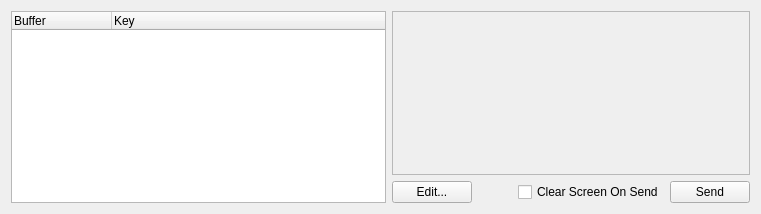
                <widget class="QWidget" name="Buffers_Tab">
                 <attribute name="title">
                  <string>Buffers</string>
                 </attribute>
                 <layout class="QHBoxLayout" name="horizontalLayout_20">
                  <item>
                   <widget class="QTreeWidget" name="treeWidget_Buffer_BufferList">
                    <property name="sizePolicy">
                     <sizepolicy hsizetype="Preferred" vsizetype="Expanding">
                      <horstretch>0</horstretch>
                      <verstretch>0</verstretch>
                     </sizepolicy>
                    </property>
                    <property name="minimumSize">
                     <size>
                      <width>375</width>
                      <height>0</height>
                     </size>
                    </property>
                    <column>
                     <property name="text">
                      <string>Buffer</string>
                     </property>
                    </column>
                    <column>
                     <property name="text">
                      <string>Key</string>
                     </property>
                    </column>
                   </widget>
                  </item>
                  <item>
                   <widget class="QWidget" name="widget_12" native="true">
                    <layout class="QVBoxLayout" name="verticalLayout_16">
                     <property name="leftMargin">
                      <number>0</number>
                     </property>
                     <property name="topMargin">
                      <number>0</number>
                     </property>
                     <property name="rightMargin">
                      <number>0</number>
                     </property>
                     <property name="bottomMargin">
                      <number>0</number>
                     </property>
                     <item>
                      <widget class="QFrame" name="frame_Buffer_HexDisplayContainer">
                       <property name="frameShape">
                        <enum>QFrame::StyledPanel</enum>
                       </property>
                       <property name="frameShadow">
                        <enum>QFrame::Raised</enum>
                       </property>
                      </widget>
                     </item>
                     <item>
                      <widget class="QWidget" name="widget_13" native="true">
                       <property name="sizePolicy">
                        <sizepolicy hsizetype="Preferred" vsizetype="Maximum">
                         <horstretch>0</horstretch>
                         <verstretch>0</verstretch>
                        </sizepolicy>
                       </property>
                       <layout class="QHBoxLayout" name="horizontalLayout_17">
                        <property name="leftMargin">
                         <number>0</number>
                        </property>
                        <property name="topMargin">
                         <number>0</number>
                        </property>
                        <property name="rightMargin">
                         <number>0</number>
                        </property>
                        <property name="bottomMargin">
                         <number>0</number>
                        </property>
                        <item>
                         <widget class="QPushButton" name="pushButton_Buffer_Edit">
                          <property name="text">
                           <string>Edit...</string>
                          </property>
                         </widget>
                        </item>
                        <item>
                         <spacer name="horizontalSpacer_3">
                          <property name="orientation">
                           <enum>Qt::Horizontal</enum>
                          </property>
                          <property name="sizeHint" stdset="0">
                           <size>
                            <width>40</width>
                            <height>20</height>
                           </size>
                          </property>
                         </spacer>
                        </item>
                        <item>
                         <widget class="QCheckBox" name="ClearScreenOnSend_checkBox">
                          <property name="text">
                           <string>Clear Screen On Send</string>
                          </property>
                         </widget>
                        </item>
                        <item>
                         <widget class="QPushButton" name="pushButton_Buffer_Send">
                          <property name="text">
                           <string>Send</string>
                          </property>
                         </widget>
                        </item>
                       </layout>
                      </widget>
                     </item>
                    </layout>
                   </widget>
                  </item>
                 </layout>
                </widget>
